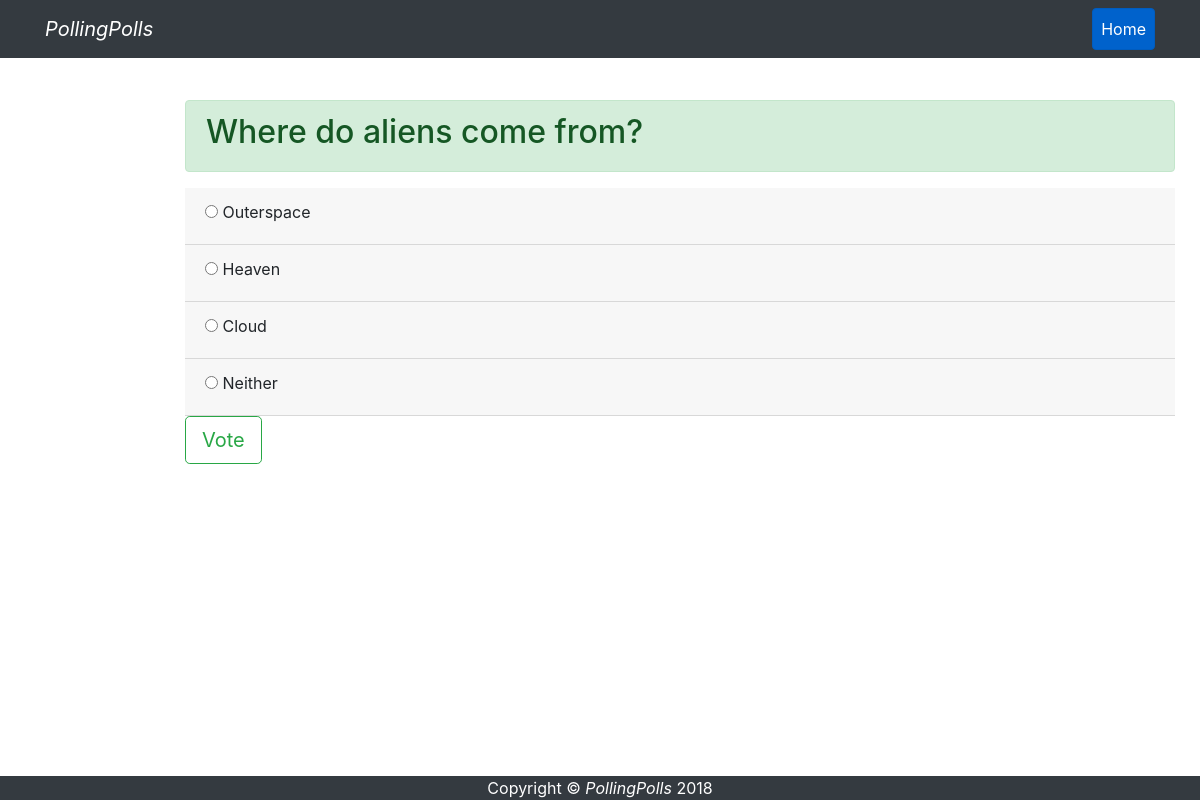
Screenshot of /polls/15 with the database file from the repository.
### pollapp/models.py (models this page shows, shortened)
class Question(models.Model):
    question_text = models.CharField(max_length=200)
    question_date = models.DateTimeField('date published')

class Choice(models.Model):
    question = models.ForeignKey(Question, on_delete=models.CASCADE)
    choice_text = models.CharField(max_length=200)
    votes = models.IntegerField(default=0)

### pollapp/views.py (the view)
# urls.py: path('polls/<int:pk>', views.PollDetailView.as_view(), name='poll_detail'),
class PollDetailView(DetailView):
    model = Question
    template_name = 'pollapp/poll_detail.html'

### pollapp/templates/pollapp/poll_detail.html (shortened to what this page needs)
{% extends 'poll_base.html' %}
{% block poll_content %}
  <div class="container top">
    <div class="alert alert-success">
      <h2>{{ question.question_text }}</h2>
    </div>
    <form action="{% url 'pollapp:vote' question.id %}" method="post">
      {% for choice in question.choice_set.all %}
      <div class="card-header">
        <input type="radio" name="choice" id="choice{{ forloop.counter }}" value="{{ choice.id }}" />
        <label for="choice{{ forloop.counter }}">{{ choice.choice_text }}</label><br />
      </div>
    {% endfor %}
    <input class="btn btn-lg btn-outline-success" type="submit" value="Vote" />
    </form>
  </div>
{% endblock poll_content%}

### static/css/pagecss.css (style rules this page uses)
.top { padding-top: 100px; }

### rows the page displays
Question: question_text "Where do aliens come from?"
Choice: choice_text "Outerspace"
Choice: choice_text "Heaven"
Choice: choice_text "Cloud"
Choice: choice_text "Neither"
